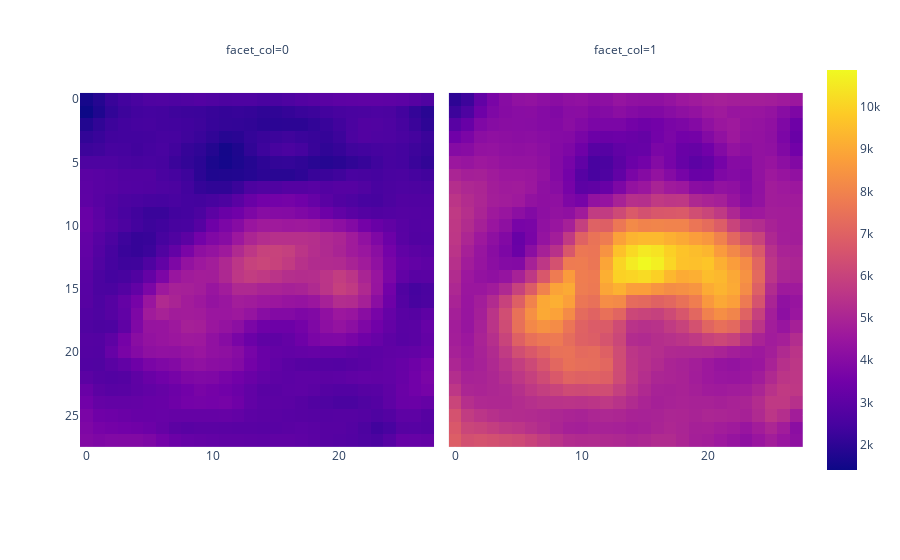
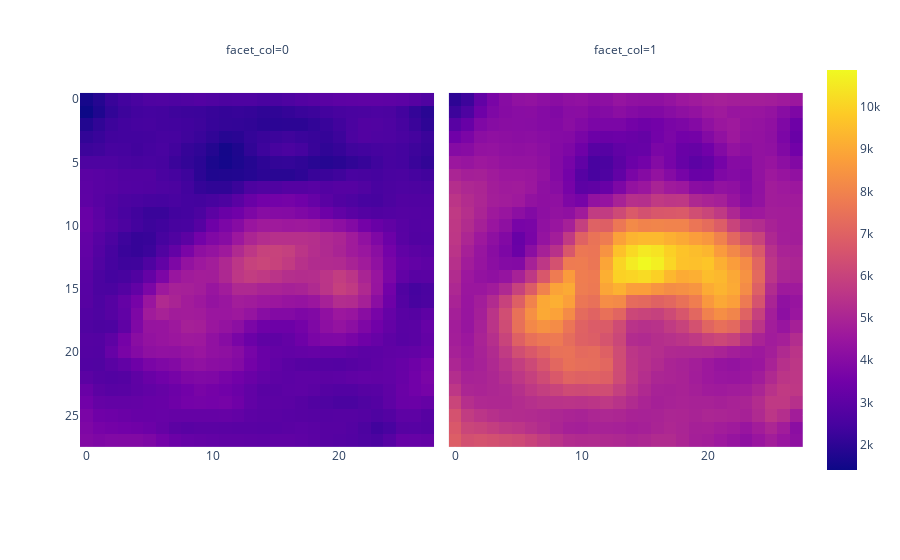

Here is the notebook cell these charts were saved with, in order:
### Markdown cell above
### Results visualization and comparaison with `scipy.signal`'s `correlate2d`

### Code cell
def cross_correlate_multi_channel_2d(multi_channels_input:np.ndarray, multi_channels_kernels:np.ndarray) -> np.ndarray:
    activation_maps = []
    for kernel in multi_channels_kernels.swapaxes(3, 1):
        activation_channel_maps = [correlate2d(input_channel, kernel_channel, mode="valid") for input_channel, kernel_channel in zip(multi_channels_input.swapaxes(2, 0), kernel)]
        activation_channel_maps = np.stack(activation_channel_maps)
        multi_channel_scipy_cross_correlation = np.sum(activation_channel_maps, axis=0)
        activation_maps.append(multi_channel_scipy_cross_correlation.T)
    return np.stack(activation_maps)
activation_maps = cross_correlate_multi_channel_2d(multi_channels_input, multi_channels_kernels)
display(activation_maps.shape)
display("scipy")
px.imshow(activation_maps, facet_col=0).show()
display("custom")
px.imshow(
    reshaped_mutli_channels_correlation,
    facet_col=2
)

### Figure 1 — Plotly figure (JSON) as saved in the notebook; plotly's stock layout.template omitted (floating-point values rounded to 4 significant figures; data arrays with more than 128 entries replaced by an {"elided": "..."} marker saying what was removed)
{"data": [{"coloraxis": "coloraxis", "hovertemplate": "x: %{x}<br>y: %{y}<br>color: %{z}<extra></extra>", "name": "0", "type": "heatmap", "xaxis": "x", "yaxis": "y", "z": {"elided": "28x28 int values"}}, {"coloraxis": "coloraxis", "hovertemplate": "x: %{x}<br>y: %{y}<br>color: %{z}<extra></extra>", "name": "1", "type": "heatmap", "xaxis": "x2", "yaxis": "y2", "z": {"elided": "28x28 float values"}}], "layout": {"annotations": [{"font": {}, "showarrow": false, "text": "facet_col=0", "x": 0.245, "xanchor": "center", "xref": "paper", "y": 1, "yanchor": "bottom", "yref": "paper"}, {"font": {}, "showarrow": false, "text": "facet_col=1", "x": 0.755, "xanchor": "center", "xref": "paper", "y": 1, "yanchor": "bottom", "yref": "paper"}], "coloraxis": {"colorscale": [[0, "#0d0887"], [0.1111, "#46039f"], [0.2222, "#7201a8"], [0.3333, "#9c179e"], [0.4444, "#bd3786"], [0.5556, "#d8576b"], [0.6667, "#ed7953"], [0.7778, "#fb9f3a"], [0.8889, "#fdca26"], [1, "#f0f921"]]}, "margin": {"t": 60}, "xaxis": {"anchor": "y", "constrain": "domain", "domain": [0, 0.49], "scaleanchor": "y"}, "xaxis2": {"anchor": "y2", "domain": [0.51, 1], "matches": "x"}, "yaxis": {"anchor": "x", "autorange": "reversed", "constrain": "domain", "domain": [0, 1]}, "yaxis2": {"anchor": "x2", "domain": [0, 1], "matches": "y", "showticklabels": false}}}

### Figure 2 — Plotly figure (JSON) as saved in the notebook; plotly's stock layout.template omitted (floating-point values rounded to 4 significant figures; data arrays with more than 128 entries replaced by an {"elided": "..."} marker saying what was removed)
{"data": [{"coloraxis": "coloraxis", "hovertemplate": "x: %{x}<br>y: %{y}<br>color: %{z}<extra></extra>", "name": "0", "type": "heatmap", "xaxis": "x", "yaxis": "y", "z": {"elided": "28x28 int values"}}, {"coloraxis": "coloraxis", "hovertemplate": "x: %{x}<br>y: %{y}<br>color: %{z}<extra></extra>", "name": "1", "type": "heatmap", "xaxis": "x2", "yaxis": "y2", "z": {"elided": "28x28 float values"}}], "layout": {"annotations": [{"font": {}, "showarrow": false, "text": "facet_col=0", "x": 0.245, "xanchor": "center", "xref": "paper", "y": 1, "yanchor": "bottom", "yref": "paper"}, {"font": {}, "showarrow": false, "text": "facet_col=1", "x": 0.755, "xanchor": "center", "xref": "paper", "y": 1, "yanchor": "bottom", "yref": "paper"}], "coloraxis": {"colorscale": [[0, "#0d0887"], [0.1111, "#46039f"], [0.2222, "#7201a8"], [0.3333, "#9c179e"], [0.4444, "#bd3786"], [0.5556, "#d8576b"], [0.6667, "#ed7953"], [0.7778, "#fb9f3a"], [0.8889, "#fdca26"], [1, "#f0f921"]]}, "margin": {"t": 60}, "xaxis": {"anchor": "y", "constrain": "domain", "domain": [0, 0.49], "scaleanchor": "y"}, "xaxis2": {"anchor": "y2", "domain": [0.51, 1], "matches": "x"}, "yaxis": {"anchor": "x", "autorange": "reversed", "constrain": "domain", "domain": [0, 1]}, "yaxis2": {"anchor": "x2", "domain": [0, 1], "matches": "y", "showticklabels": false}}}
